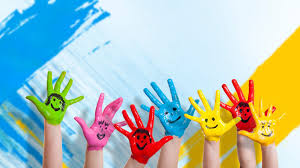
#> input picture Input Image/kmeansImages.jpg, 300 x 168 px
$ jupyter execute 'K-Means Image Segmentation.ipynb'
#> lines starting #> are read from the running program, lines starting #| are printed output that depends on the picture
[cell 1]
import numpy as np
import matplotlib.pyplot as  plt
import cv2

[cell 2]
im = cv2.imread('Input Image/kmeansImages.jpg') # It reads image as BGR format
#> im is the input picture: shape (168, 300, 3); mean B, G, R 184.7, 194.7, 175.2
im = cv2.cvtColor(im,cv2.COLOR_BGR2RGB)

[cell 3]
original_shape = im.shape
#> original_shape = (168, 300, 3)
print(im.shape)
#| (168, 300, 3)
x = im.shape[0]
#> x = 168
y = im.shape[1]
#> y = 300
x,y
#> Out = (168, 300)

[cell 4]
# plt.figure(figsize=(10,10))
plt.axis("off")
plt.imshow(im) # It prints as RGB format
plt.show()

[cell 5]
from sklearn.cluster import KMeans

[cell 6]
def drawImg(labels,colors,k):

    labels = labels.reshape((x,y))
    new_img = np.zeros((x,y,3),dtype='uint8')
    for i in range(x):
        for j in range(y):
            new_img[i,j,:] = colors[labels[i][j]]
    new_img = new_img.reshape((original_shape))
    plt.axis("off")
    plt.imshow(new_img)
    plt.savefig('outputs/For k={0}.jpg'.format(k))
    plt.show()

[cell 7]
dominant_colors = 10
all_pixels = im.reshape((-1,3))
for i in range(2,dominant_colors+1):
    km = KMeans(n_clusters=i)
    km.fit(all_pixels)
    centers = km.cluster_centers_
    center = np.array(centers,'uint8')

    colors = []
    sp=1

    print("For K =",i)
    for each_col in centers:

        plt.subplot(1,dominant_colors,sp) # it adds sub_plot --->> so that all thw plots are visible
        plt.axis("off")
        colors.append(each_col)
        sp+=1

        # color swatch
        a = np.zeros((100,100,3),dtype='uint8')
        a[:,:,:] = each_col
        plt.imshow(a)
    plt.show()

    print("New Image:")
    drawImg(km.labels_,colors,i)
#> this loop made 9 passes
#> pass 1, `plt.show()`:
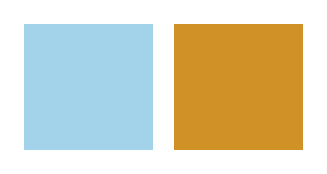
#> figure drawn by matplotlib, 2 panels
#> pass 1, in drawImg, `plt.savefig('outputs/For k={0}.jpg'.format(k))`:
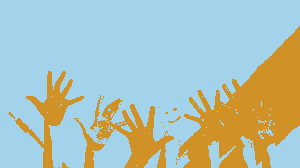
#> shown: shape (168, 300, 3); mean R, G, B 174.6, 194.3, 184.6
#> pass 2, `plt.show()`:
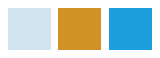
#> figure drawn by matplotlib, 3 panels
#> pass 2, in drawImg (call 2), `plt.savefig('outputs/For k={0}.jpg'.format(k))`:
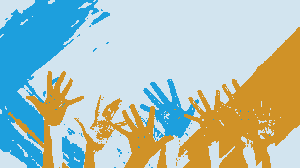
#> shown: shape (168, 300, 3); mean R, G, B 175.1, 193.7, 184
#> after the loop:
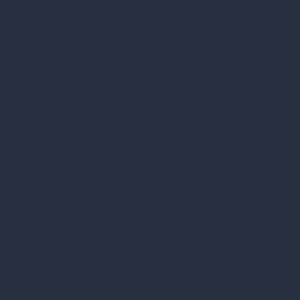
#> a: shape (100, 100, 3) (shown 3 times larger); mean of channels 0, 1, 2 64, 48, 38; drawn as B, G, R
